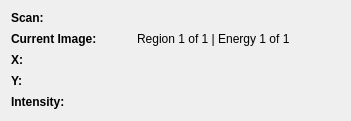
     <widget class="QWidget" name="gridLayoutWidget_6">
      <property name="geometry">
       <rect>
        <x>350</x>
        <y>860</y>
        <width>351</width>
        <height>121</height>
       </rect>
      </property>
      <layout class="QGridLayout" name="gridLayout_9">
       <item row="1" column="1" alignment="Qt::AlignTop">
        <widget class="QLabel" name="imageCountText">
         <property name="sizePolicy">
          <sizepolicy hsizetype="Fixed" vsizetype="Preferred">
           <horstretch>0</horstretch>
           <verstretch>0</verstretch>
          </sizepolicy>
         </property>
         <property name="minimumSize">
          <size>
           <width>80</width>
           <height>0</height>
          </size>
         </property>
         <property name="text">
          <string>Region 1 of 1 | Energy 1 of 1</string>
         </property>
         <property name="alignment">
          <set>Qt::AlignLeading|Qt::AlignLeft|Qt::AlignVCenter</set>
         </property>
        </widget>
       </item>
       <item row="0" column="1" alignment="Qt::AlignTop">
        <widget class="QLabel" name="scanFileName">
         <property name="sizePolicy">
          <sizepolicy hsizetype="Expanding" vsizetype="Preferred">
           <horstretch>0</horstretch>
           <verstretch>0</verstretch>
          </sizepolicy>
         </property>
         <property name="text">
          <string/>
         </property>
        </widget>
       </item>
       <item row="0" column="0" alignment="Qt::AlignTop">
        <widget class="QLabel" name="label_25">
         <property name="text">
          <string>&lt;html&gt;&lt;head/&gt;&lt;body&gt;&lt;p&gt;&lt;span style=&quot; font-weight:600;&quot;&gt;Scan:&lt;/span&gt;&lt;/p&gt;&lt;/body&gt;&lt;/html&gt;</string>
         </property>
         <property name="alignment">
          <set>Qt::AlignLeading|Qt::AlignLeft|Qt::AlignVCenter</set>
         </property>
        </widget>
       </item>
       <item row="1" column="0" alignment="Qt::AlignTop">
        <widget class="QLabel" name="label_5">
         <property name="sizePolicy">
          <sizepolicy hsizetype="Fixed" vsizetype="Preferred">
           <horstretch>0</horstretch>
           <verstretch>0</verstretch>
          </sizepolicy>
         </property>
         <property name="minimumSize">
          <size>
           <width>120</width>
           <height>0</height>
          </size>
         </property>
         <property name="text">
          <string>&lt;html&gt;&lt;head/&gt;&lt;body&gt;&lt;p&gt;&lt;span style=&quot; font-weight:600;&quot;&gt;Current Image:&lt;/span&gt;&lt;/p&gt;&lt;/body&gt;&lt;/html&gt;</string>
         </property>
         <property name="alignment">
          <set>Qt::AlignLeading|Qt::AlignLeft|Qt::AlignVCenter</set>
         </property>
        </widget>
       </item>
       <item row="2" column="1" alignment="Qt::AlignTop">
        <widget class="QLabel" name="xCursorPos">
         <property name="sizePolicy">
          <sizepolicy hsizetype="Preferred" vsizetype="Preferred">
           <horstretch>0</horstretch>
           <verstretch>0</verstretch>
          </sizepolicy>
         </property>
         <property name="text">
          <string/>
         </property>
        </widget>
       </item>
       <item row="3" column="0" alignment="Qt::AlignTop">
        <widget class="QLabel" name="label_23">
         <property name="text">
          <string>&lt;html&gt;&lt;head/&gt;&lt;body&gt;&lt;p&gt;&lt;span style=&quot; font-weight:600;&quot;&gt;Y:&lt;/span&gt;&lt;/p&gt;&lt;/body&gt;&lt;/html&gt;</string>
         </property>
         <property name="alignment">
          <set>Qt::AlignLeading|Qt::AlignLeft|Qt::AlignVCenter</set>
         </property>
        </widget>
       </item>
       <item row="3" column="1" alignment="Qt::AlignTop">
        <widget class="QLabel" name="yCursorPos">
         <property name="sizePolicy">
          <sizepolicy hsizetype="Preferred" vsizetype="Preferred">
           <horstretch>0</horstretch>
           <verstretch>0</verstretch>
          </sizepolicy>
         </property>
         <property name="text">
          <string/>
         </property>
        </widget>
       </item>
       <item row="2" column="0" alignment="Qt::AlignTop">
        <widget class="QLabel" name="label_20">
         <property name="text">
          <string>&lt;html&gt;&lt;head/&gt;&lt;body&gt;&lt;p&gt;&lt;span style=&quot; font-weight:600;&quot;&gt;X:&lt;/span&gt;&lt;/p&gt;&lt;/body&gt;&lt;/html&gt;</string>
         </property>
         <property name="alignment">
          <set>Qt::AlignLeading|Qt::AlignLeft|Qt::AlignVCenter</set>
         </property>
        </widget>
       </item>
       <item row="4" column="0" alignment="Qt::AlignTop">
        <widget class="QLabel" name="label_24">
         <property name="text">
          <string>&lt;html&gt;&lt;head/&gt;&lt;body&gt;&lt;p&gt;&lt;span style=&quot; font-weight:600;&quot;&gt;Intensity:&lt;/span&gt;&lt;/p&gt;&lt;/body&gt;&lt;/html&gt;</string>
         </property>
         <property name="alignment">
          <set>Qt::AlignLeading|Qt::AlignLeft|Qt::AlignVCenter</set>
         </property>
        </widget>
       </item>
       <item row="4" column="1" alignment="Qt::AlignTop">
        <widget class="QLabel" name="cursorIntensity">
         <property name="sizePolicy">
          <sizepolicy hsizetype="Expanding" vsizetype="Preferred">
           <horstretch>0</horstretch>
           <verstretch>0</verstretch>
          </sizepolicy>
         </property>
         <property name="text">
          <string/>
         </property>
         <property name="alignment">
          <set>Qt::AlignLeading|Qt::AlignLeft|Qt::AlignVCenter</set>
         </property>
        </widget>
       </item>
      </layout>
     </widget>
